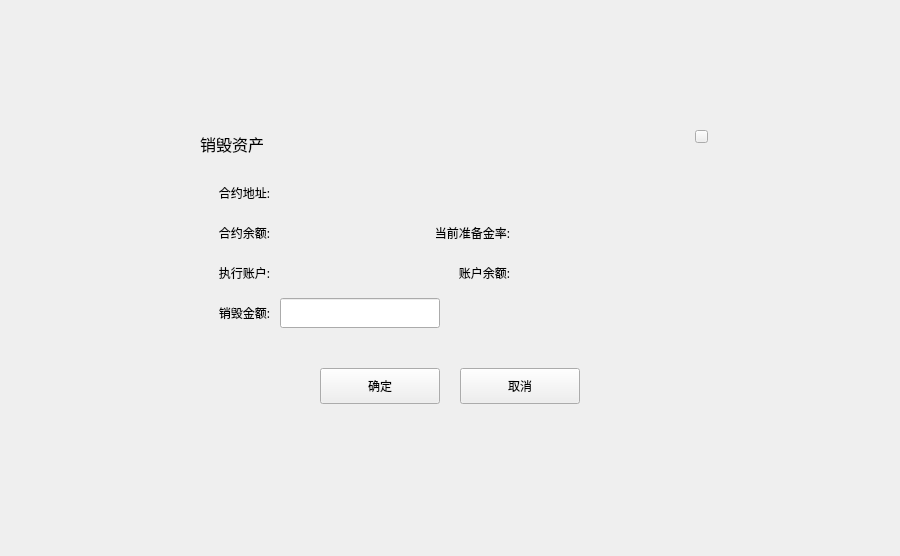
<?xml version="1.0" encoding="UTF-8"?>
<ui version="4.0">
 <class>DestroyDialog</class>
 <widget class="QDialog" name="DestroyDialog">
  <property name="geometry">
   <rect>
    <x>0</x>
    <y>0</y>
    <width>900</width>
    <height>556</height>
   </rect>
  </property>
  <property name="windowTitle">
   <string>Dialog</string>
  </property>
  <widget class="QWidget" name="widget" native="true">
   <property name="geometry">
    <rect>
     <x>0</x>
     <y>0</y>
     <width>900</width>
     <height>556</height>
    </rect>
   </property>
   <widget class="QWidget" name="containerWidget" native="true">
    <property name="geometry">
     <rect>
      <x>180</x>
      <y>118</y>
      <width>540</width>
      <height>320</height>
     </rect>
    </property>
    <property name="font">
     <font>
      <family>微软雅黑</family>
     </font>
    </property>
    <widget class="QLabel" name="contactLabel2">
     <property name="geometry">
      <rect>
       <x>20</x>
       <y>15</y>
       <width>171</width>
       <height>21</height>
      </rect>
     </property>
     <property name="font">
      <font>
       <family>微软雅黑</family>
       <pointsize>12</pointsize>
      </font>
     </property>
     <property name="styleSheet">
      <string notr="true"/>
     </property>
     <property name="text">
      <string>销毁资产</string>
     </property>
    </widget>
    <widget class="QToolButton" name="cancelBtn">
     <property name="geometry">
      <rect>
       <x>280</x>
       <y>250</y>
       <width>120</width>
       <height>36</height>
      </rect>
     </property>
     <property name="font">
      <font>
       <family>微软雅黑</family>
      </font>
     </property>
     <property name="cursor">
      <cursorShape>PointingHandCursor</cursorShape>
     </property>
     <property name="focusPolicy">
      <enum>Qt::NoFocus</enum>
     </property>
     <property name="styleSheet">
      <string notr="true"/>
     </property>
     <property name="text">
      <string>取消</string>
     </property>
    </widget>
    <widget class="QToolButton" name="okBtn">
     <property name="geometry">
      <rect>
       <x>140</x>
       <y>250</y>
       <width>120</width>
       <height>36</height>
      </rect>
     </property>
     <property name="font">
      <font>
       <family>微软雅黑</family>
      </font>
     </property>
     <property name="cursor">
      <cursorShape>PointingHandCursor</cursorShape>
     </property>
     <property name="focusPolicy">
      <enum>Qt::NoFocus</enum>
     </property>
     <property name="styleSheet">
      <string notr="true"/>
     </property>
     <property name="text">
      <string>确定</string>
     </property>
    </widget>
    <widget class="QLabel" name="label_3">
     <property name="geometry">
      <rect>
       <x>0</x>
       <y>180</y>
       <width>90</width>
       <height>30</height>
      </rect>
     </property>
     <property name="text">
      <string>销毁金额:</string>
     </property>
     <property name="alignment">
      <set>Qt::AlignRight|Qt::AlignTrailing|Qt::AlignVCenter</set>
     </property>
     <property name="wordWrap">
      <bool>true</bool>
     </property>
    </widget>
    <widget class="QLabel" name="label">
     <property name="geometry">
      <rect>
       <x>0</x>
       <y>60</y>
       <width>90</width>
       <height>30</height>
      </rect>
     </property>
     <property name="text">
      <string>合约地址:</string>
     </property>
     <property name="alignment">
      <set>Qt::AlignRight|Qt::AlignTrailing|Qt::AlignVCenter</set>
     </property>
     <property name="wordWrap">
      <bool>true</bool>
     </property>
    </widget>
    <widget class="QLabel" name="mortgageLabel">
     <property name="geometry">
      <rect>
       <x>340</x>
       <y>100</y>
       <width>130</width>
       <height>30</height>
      </rect>
     </property>
     <property name="text">
      <string/>
     </property>
    </widget>
    <widget class="QLabel" name="contractAddressLabel">
     <property name="geometry">
      <rect>
       <x>100</x>
       <y>60</y>
       <width>300</width>
       <height>30</height>
      </rect>
     </property>
     <property name="text">
      <string/>
     </property>
     <property name="textInteractionFlags">
      <set>Qt::LinksAccessibleByMouse|Qt::TextSelectableByMouse</set>
     </property>
    </widget>
    <widget class="QLineEdit" name="amountLineEdit">
     <property name="geometry">
      <rect>
       <x>100</x>
       <y>180</y>
       <width>160</width>
       <height>30</height>
      </rect>
     </property>
    </widget>
    <widget class="QLabel" name="assetNameLabel">
     <property name="geometry">
      <rect>
       <x>270</x>
       <y>180</y>
       <width>60</width>
       <height>30</height>
      </rect>
     </property>
     <property name="text">
      <string/>
     </property>
    </widget>
    <widget class="QLabel" name="label_4">
     <property name="geometry">
      <rect>
       <x>0</x>
       <y>100</y>
       <width>90</width>
       <height>30</height>
      </rect>
     </property>
     <property name="text">
      <string>合约余额:</string>
     </property>
     <property name="alignment">
      <set>Qt::AlignRight|Qt::AlignTrailing|Qt::AlignVCenter</set>
     </property>
     <property name="wordWrap">
      <bool>true</bool>
     </property>
    </widget>
    <widget class="QLabel" name="label_2">
     <property name="geometry">
      <rect>
       <x>240</x>
       <y>100</y>
       <width>90</width>
       <height>30</height>
      </rect>
     </property>
     <property name="text">
      <string>当前准备金率:</string>
     </property>
     <property name="alignment">
      <set>Qt::AlignRight|Qt::AlignTrailing|Qt::AlignVCenter</set>
     </property>
     <property name="wordWrap">
      <bool>true</bool>
     </property>
    </widget>
    <widget class="QLabel" name="contractBalanceLabel">
     <property name="geometry">
      <rect>
       <x>100</x>
       <y>100</y>
       <width>120</width>
       <height>30</height>
      </rect>
     </property>
     <property name="text">
      <string/>
     </property>
    </widget>
    <widget class="QLabel" name="label_5">
     <property name="geometry">
      <rect>
       <x>240</x>
       <y>140</y>
       <width>90</width>
       <height>30</height>
      </rect>
     </property>
     <property name="text">
      <string>账户余额:</string>
     </property>
     <property name="alignment">
      <set>Qt::AlignRight|Qt::AlignTrailing|Qt::AlignVCenter</set>
     </property>
     <property name="wordWrap">
      <bool>true</bool>
     </property>
    </widget>
    <widget class="QLabel" name="balanceLabel">
     <property name="geometry">
      <rect>
       <x>340</x>
       <y>140</y>
       <width>130</width>
       <height>30</height>
      </rect>
     </property>
     <property name="text">
      <string/>
     </property>
    </widget>
    <widget class="QLabel" name="assetNameLabel2">
     <property name="geometry">
      <rect>
       <x>480</x>
       <y>140</y>
       <width>60</width>
       <height>30</height>
      </rect>
     </property>
     <property name="text">
      <string/>
     </property>
    </widget>
    <widget class="QLabel" name="label_8">
     <property name="geometry">
      <rect>
       <x>0</x>
       <y>140</y>
       <width>90</width>
       <height>30</height>
      </rect>
     </property>
     <property name="text">
      <string>执行账户:</string>
     </property>
     <property name="alignment">
      <set>Qt::AlignRight|Qt::AlignTrailing|Qt::AlignVCenter</set>
     </property>
    </widget>
    <widget class="QLabel" name="accountLabel">
     <property name="geometry">
      <rect>
       <x>100</x>
       <y>140</y>
       <width>120</width>
       <height>30</height>
      </rect>
     </property>
     <property name="text">
      <string/>
     </property>
    </widget>
    <widget class="QToolButton" name="closeBtn">
     <property name="geometry">
      <rect>
       <x>515</x>
       <y>12</y>
       <width>13</width>
       <height>13</height>
      </rect>
     </property>
     <property name="cursor">
      <cursorShape>PointingHandCursor</cursorShape>
     </property>
     <property name="focusPolicy">
      <enum>Qt::NoFocus</enum>
     </property>
     <property name="styleSheet">
      <string notr="true"/>
     </property>
     <property name="text">
      <string/>
     </property>
    </widget>
   </widget>
  </widget>
 </widget>
 <resources/>
 <connections/>
</ui>
